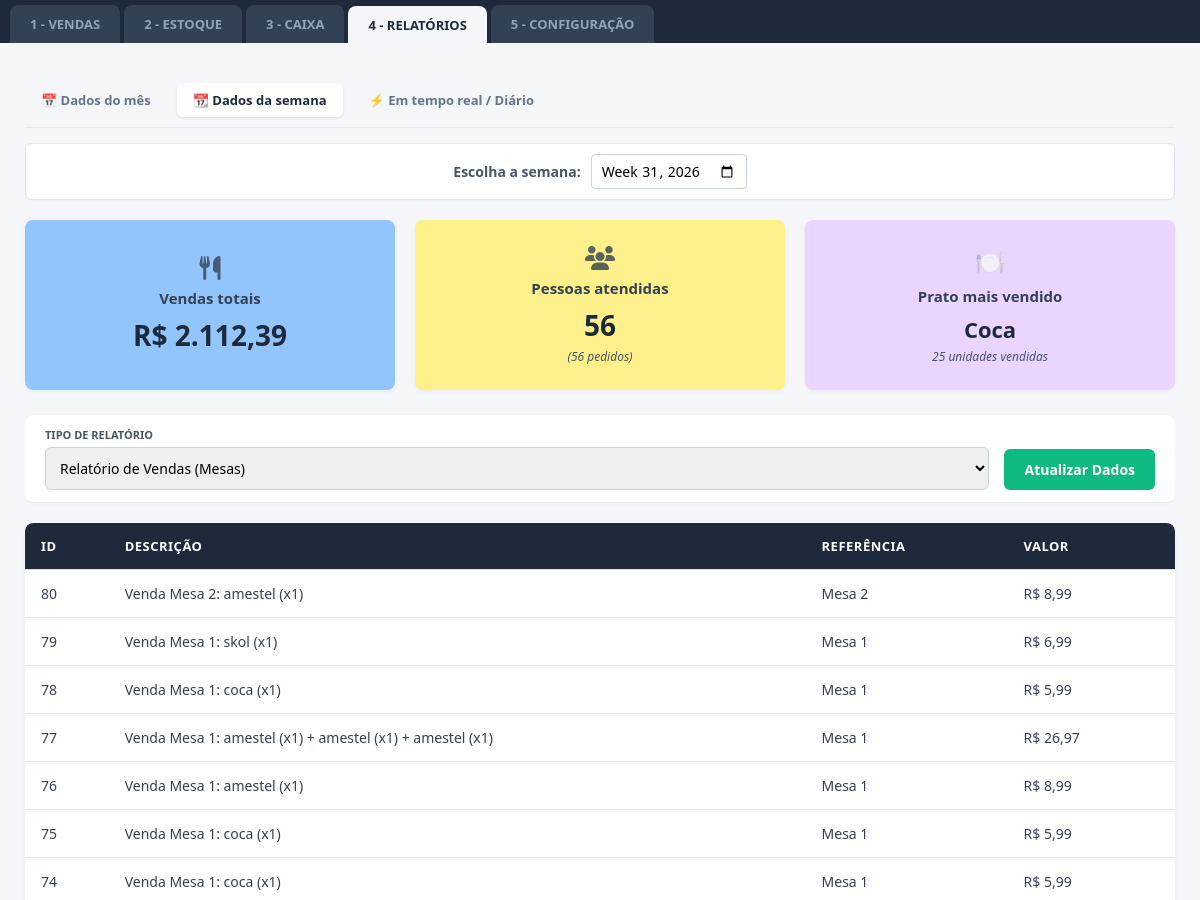
Page /relatorios?filtro=semana (upper part) on the earlier database version.
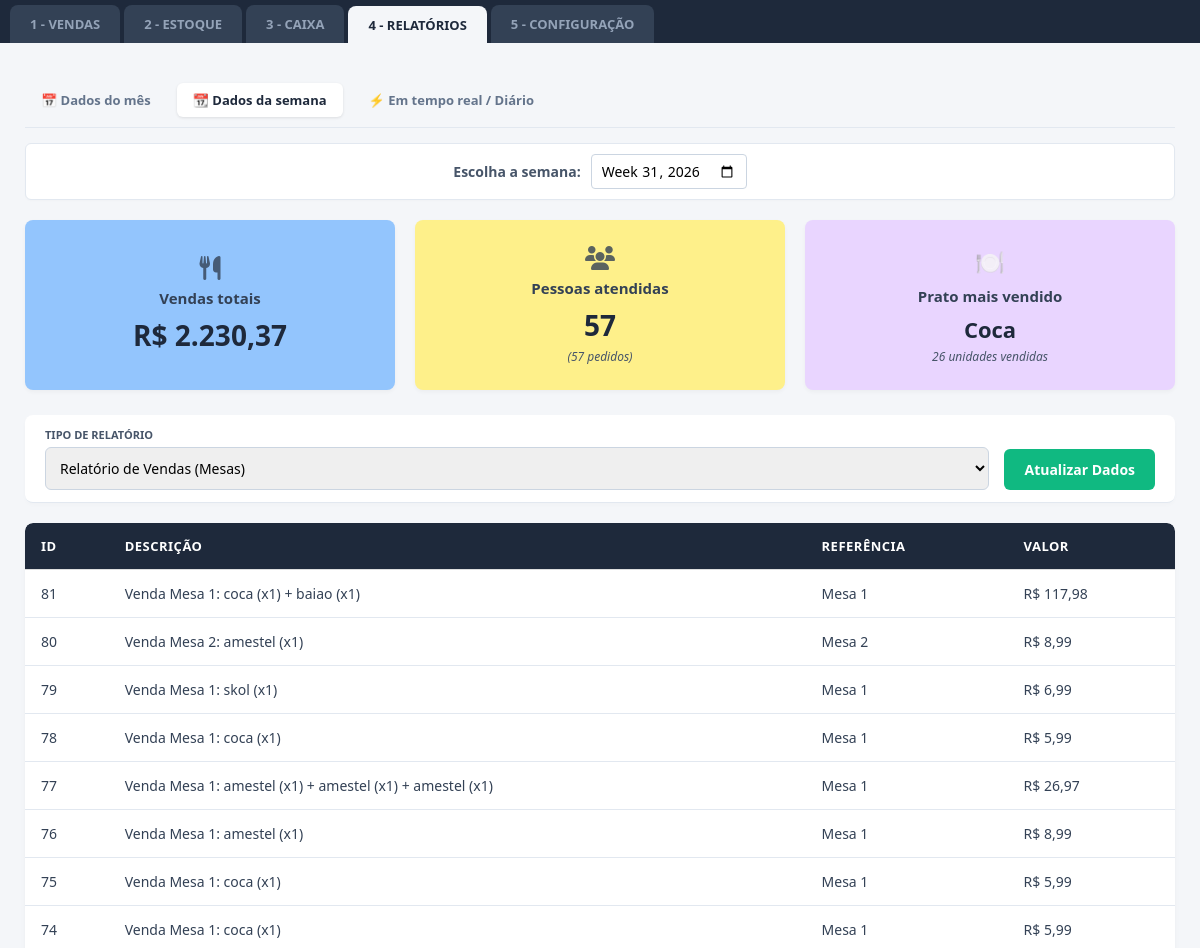
Same page on the later database version.
### tables this page shows
CREATE TABLE financeiro (
            id INTEGER PRIMARY KEY AUTOINCREMENT,
            descricao TEXT,
            valor REAL,
            tipo TEXT,
            data TEXT
        );

### app.py (the view)
@app.route('/relatorios')
def relatorios():
    filtro_tipo = request.args.get('filtro', 'dia')
    data_atual_padrao = datetime.now().strftime('%Y-%m-%d')
    mes_atual_padrao = datetime.now().strftime('%Y-%m')
    semana_atual_padrao = datetime.now().strftime('%G-W%V')
    data_selecionada = request.args.get('data_escolhida', data_atual_padrao)
    mes_selecionado = request.args.get('mes_ano', mes_atual_padrao)
    semana_selecionada = request.args.get('semana_escolhida', semana_atual_padrao)
    conexao = sqlite3.connect("restaurante.db")
    cursor = conexao.cursor()
    if filtro_tipo == 'mes':
        termo_busca = f"{mes_selecionado}%"
        cursor.execute("SELECT id, descricao, tipo, valor FROM financeiro WHERE tipo = 'Receita' AND data LIKE ? ORDER BY id DESC", (termo_busca,))
    elif filtro_tipo == 'semana':
        try:
            ano_str, semana_str = semana_selecionada.split('-W')
            inicio_semana = datetime.strptime(f'{ano_str}-W{semana_str}-1', "%G-W%V-%u").strftime('%Y-%m-%d 00:00:00')
            fim_semana = datetime.strptime(f'{ano_str}-W{semana_str}-7', "%G-W%V-%u").strftime('%Y-%m-%d 23:59:59')
        except ValueError:
            inicio_semana = "1900-01-01 00:00:00"
            fim_semana = "2100-01-01 23:59:59"
        cursor.execute("""
            SELECT id, descricao, tipo, valor
            FROM financeiro
            WHERE tipo = 'Receita' AND data >= ? AND data <= ?
            ORDER BY id DESC
        """, (inicio_semana, fim_semana))
    else: # dia
        termo_busca = f"{data_selecionada}%"
        cursor.execute("SELECT id, descricao, tipo, valor FROM financeiro WHERE tipo = 'Receita' AND data LIKE ? ORDER BY id DESC", (termo_busca,))
    dados = cursor.fetchall()
    conexao.close()
    resultados = []
    soma_total = 0.0
    contagem_pratos = {}
    for item in dados:
        id_item, desc, tipo, val = item
        soma_total += val
        if "Balcão" in desc:
            referencia_venda = "Balcão"
        elif "Mesa" in desc:
            referencia_venda = desc.split(':')[0].replace("Venda ", "")
        else:
            referencia_venda = "Outros"
        resultados.append({
            "id": id_item,
            "descricao": desc,
            "referencia": referencia_venda,
            "valor": f"R$ {val:,.2f}".replace(",", "X").replace(".", ",").replace("X", ".")
        })
        match = re.search(r':\s*(.+?)\s*\(x(\d+)\)', desc)
        if match:
            nome_produto = match.group(1).strip().capitalize()
            quantidade = int(match.group(2))
            contagem_pratos[nome_produto] = contagem_pratos.get(nome_produto, 0) + quantidade
    total_pedidos = len(resultados)
    if contagem_pratos:
        prato_destaque_nome = max(contagem_pratos, key=contagem_pratos.get)
        prato_destaque_qtd = contagem_pratos[prato_destaque_nome]
    else:
        prato_destaque_nome = "Sem vendas"
        prato_destaque_qtd = 0
    vendas_formatadas = f"R$ {soma_total:,.2f}".replace(",", "X").replace(".", ",").replace("X", ".")
    return render_template(
        'relatorios.html',
        vendas_totais=vendas_formatadas,
        total_pessoas=total_pedidos,
        total_pedidos=total_pedidos,
        prato_destaque_nome=prato_destaque_nome,
        prato_destaque_qtd=prato_destaque_qtd,
        resultados=resultados,
        filtro_atual=filtro_tipo,
        mes_selecionado=mes_selecionado,
        data_selecionada=data_selecionada,
        semana_selecionada=semana_selecionada
    )

### templates/relatorios.html (shortened to what the changed rows need)
<!DOCTYPE html>
<html lang="pt-BR">
<head>
    <link rel="stylesheet" href="{{ url_for('static', filename='style.css') }}">
    <link rel="stylesheet" href="https://cdnjs.cloudflare.com/ajax/libs/font-awesome/6.4.0/css/all.min.css">
</head>
<body>
    <div class="container-principal">
        <div class="dashboard-cards">
            <div class="card-metrica card-azul">
                <i class="fa-solid fa-utensils icone-card"></i>
                <span class="titulo-card">Vendas totais</span>
                <span class="valor-card">{{ vendas_totais }}</span>
            </div>
            <div class="card-metrica card-amarelo">
                <i class="fa-solid fa-users icone-card"></i>
                <span class="titulo-card">Pessoas atendidas</span>
                <span class="valor-card">{{ total_pessoas }}</span>
                <span class="sub-valor">({{ total_pedidos }} pedidos)</span>
            </div>
            <div class="card-metrica card-roxo">
                <div class="icone-card">🍽️</div>
                <div class="titulo-card">Prato mais vendido</div>
                <div class="valor-card" style="font-size: 22px;">{{ prato_destaque_nome }}</div>
                <div class="sub-valor">{{ prato_destaque_qtd }} unidades vendidas</div>
            </div>
        </div>
        <div style="background: white; border-radius: 8px; overflow: hidden; margin-top: 20px; box-shadow: 0 4px 6px -1px rgba(0, 0, 0, 0.05);">
            <table>
                <thead>
                    <tr>
                        <th>ID</th>
                        <th>Descrição</th>
                        <th>Referência</th>
                        <th>Valor</th>
                    </tr>
                </thead>
                <tbody>
                    {% if resultados %}
                        {% for item in resultados %}
                        <tr>
                            <td>{{ item.id }}</td>
                            <td>{{ item.descricao }}</td>
                            <td>{{ item.referencia }}</td>
                            <td>{{ item.valor }}</td>
                        </tr>
                        {% endfor %}
                    {% else %}
                        <tr>
                            <td colspan="4" style="text-align: center; color: #64748b; padding: 25px;">Nenhuma venda registrada neste período.</td>
                        </tr>
                    {% endif %}
                </tbody>
            </table>
        </div>
    </div>
</body>
</html>

Differences in the rows shown:
added financeiro: id "81", descricao "Venda Mesa 1: coca (x1) + baiao (x1)", referencia "Mesa 1", valor "R$ 117,98"
Other differences:
{{ vendas_totais }}: "R$ 2.112,39" → "R$ 2.230,37"
{{ total_pessoas }}: "56" → "57"
{{ total_pedidos }}: "56" → "57"
{{ prato_destaque_qtd }}: "25" → "26"
